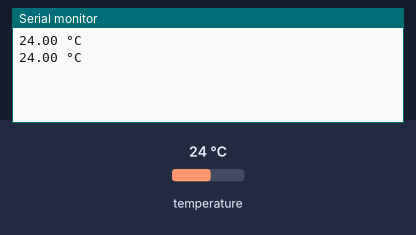
The sketch below on a simulated Arduino Uno, built with avr-gcc and run on an emulated ATmega328P. Shown: the last lines printed to the serial monitor. The inputs (shaded band) are chosen by the test bench; at power-on: temperature 24 °C.

Above: at 2.8 s.
2.9 s: temperature set to 12 °C
At 3.9 s:
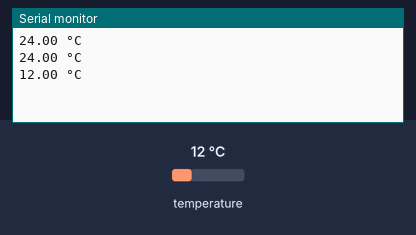
4.7 s: temperature set to 19 °C
At 4.7 s:
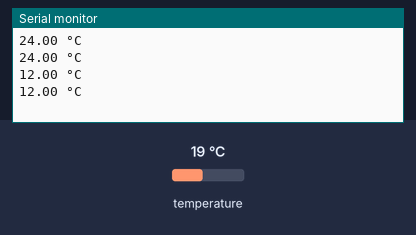
Timing chart, 0 to 7.7 s (numbered marks = the images above; inputs shaded):
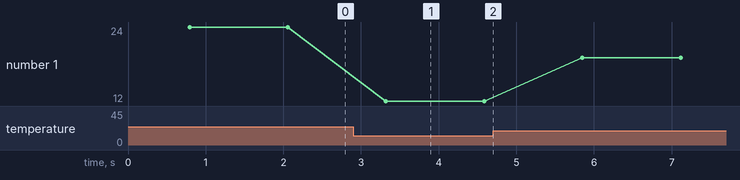

The sketch:

Funcao_Leitura_ds18b20.ino
```cpp
#include <OneWire.h>
#include <DallasTemperature.h>

OneWire pino(3);
DallasTemperature barramento(&pino);
DeviceAddress sensor;

void setup(void)
{
  Serial.begin(9600);
  barramento.begin();
  barramento.getAddress(sensor, 0);
}

void loop()
{
  barramento.requestTemperatures();
  float temperatura = barramento.getTempC(sensor);
  Serial.print(temperatura);
  Serial.print(" °C\n");
  delay(500);
}
```

Measured:
- after the input at 2.9 s, the serial monitor: prints a new line after 0.42 s (image 1)
- plotted number 1: 24 → 12 after the input at 2.9 s, 12 → 19 after the input at 4.7 s
